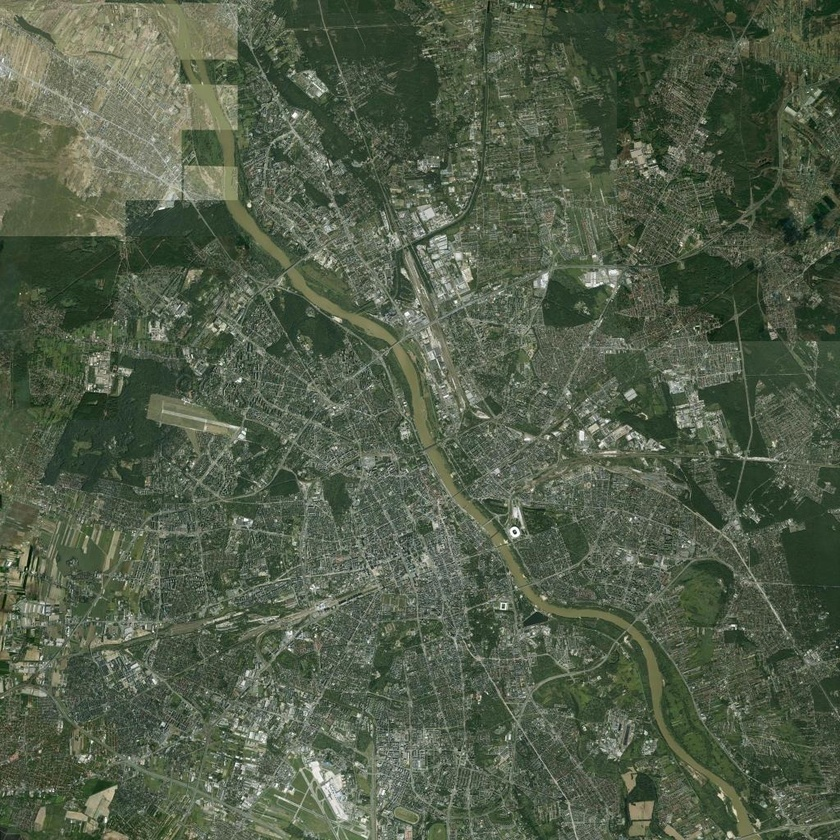
#> input picture data/urban.jpeg, 840 x 840 px, shrunk from 1024 x 1024 before the run
$ jupyter execute algebra.ipynb   (shell and % lines are left out)
#> lines starting #> are read from the running program, lines starting #| are printed output that depends on the picture
#Introduction to Linear Algebra and the world of probablitites

In this work-sheet, we shall do two activities. First of all we shall check the power of SVD. Then we shall check how may we generate data from an arbitrary distribution (given that we have the ability to generate data from a uniform distribution).

##Singular Value Decomposition
Lets load an image and try to do it's SVD.

Please note the way to access an image from your Google drive. Change the code accordingly (and load an image in your Google drive) to access to your own image!

Mark that we shall be using PIL's Image library, a useful set of powerful algorithms for image processing.

[cell 1]
import matplotlib.pyplot as plt
import numpy as np
import time

from PIL import Image

[cell 2]
from pathlib import Path

IMAGE_PATH = Path("data/urban.jpeg")  # satellite: urban (Warsaw)
assert IMAGE_PATH.exists(), f"Missing image: {IMAGE_PATH.resolve()}"

Lets load the image and convert that to a gray-scale version (so that we can treat it just like a 2D matrix). What will happen if its not gray-scale?

Mark how we have used the command $matrix$ to generate a matrix from the image!

[cell 3]
img = Image.open(IMAGE_PATH)
#> img is the input picture: PIL image 840x840 RGB; mean R, G, B 81.7, 93.4, 72.9
imggray = img.convert('L')

[cell 4]
imgmat = np.array(list(imggray.getdata(band=0)), float)
imgmat.shape = (imggray.size[1], imggray.size[0])
imgmat = np.matrix(imgmat)
plt.figure(figsize=(9,6))
plt.imshow(imgmat, cmap='gray')

###SVD

We can directly use the $svd$ command from Numpy to operate SVD on the matrix.

Lets first check how the image will look if we only use a single vector to reconstruct the image.

[cell 5]
U, sigma, V = np.linalg.svd(imgmat)
#> sigma = 840 values, max 74031.3 at index 0, min 0.126 at index 839, mean 590.1
reconstimg = np.matrix(U[:, :1]) * np.diag(sigma[:1]) * np.matrix(V[:1, :])
plt.imshow(reconstimg, cmap='gray');

Now lets check how does the sigma vector look like.

What do you observe? How many vecotrs can we use to get a decent reconstruction of the image?
What will happen if we omit the first 1-2 vectors (corresponding to the largest eigen values)?

[cell 6]
U.shape
sigma.shape
plt.plot(sigma)
#> figure, not shown here; curve peaks at x = 0, y = 74031.3

### Observations (urban satellite image)

**What do you observe on `sigma`?**
The singular values drop very quickly: the first few are huge, then the curve flattens near zero. Most of the image energy is in a small number of leading components.

**How many vectors are good enough?**
For this urban scene, about **50–70** leading components already give a decent reconstruction. `k=5` is too coarse; `k=20` starts to look like the city; beyond ~70 the visual gain is small.

**What if we omit the first 1–2 vectors?**
Quality gets worse (not better): we lose global brightness / main structure. The largest singular values are the most important ones.

[cell 7]
i = 70
j = 0
reconstimg = np.matrix(U[:, j:i]) * np.diag(sigma[j:i]) * np.matrix(V[j:i, :])
plt.imshow(reconstimg, cmap='gray');

### Largest k vs 10th, 11th, …, k+10

Assignment question: instead of the largest `k` eigenvalues/singular values, if we use the 10th, 11th, …, `(k+10)`th — do we get better images?

[cell 8]
# same number of components k, but skip the first 10
k = 70
# largest k: j=0, i=k
reconst_largest = np.matrix(U[:, 0:k]) * np.diag(sigma[0:k]) * np.matrix(V[0:k, :])
# 10 .. k+10
reconst_skip10 = np.matrix(U[:, 10:k+10]) * np.diag(sigma[10:k+10]) * np.matrix(V[10:k+10, :])
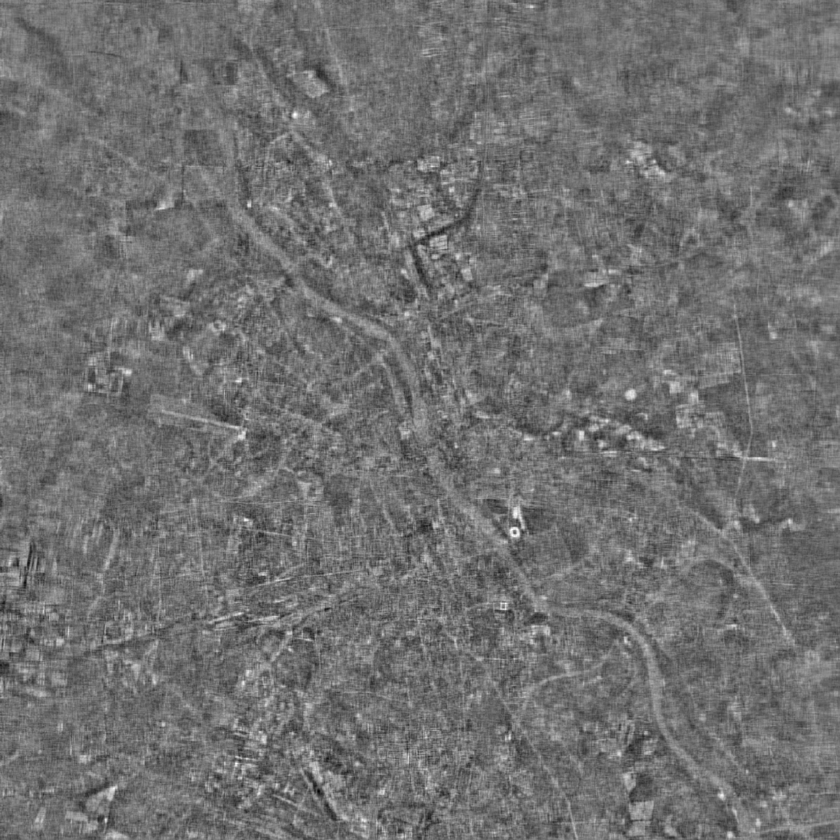
#> reconst_skip10: shape (840, 840) float64; min -99.96, max 125.7, mean 0; drawn with min black and max white

plt.figure(figsize=(12,5))
plt.subplot(1,2,1)
plt.imshow(reconst_largest, cmap='gray')
plt.title(f'largest k={k} (j=0)')
plt.subplot(1,2,2)
plt.imshow(reconst_skip10, cmap='gray')
plt.title(f'skip first 10 (j=10 .. {k+10})')
plt.show()

**Answer:** No — images are **worse**, not better.
Skipping the first 10 removes the most informative components (brightness + main layout). Keeping the same count `k` but starting at the 10th cannot beat using the largest `k`.

### Different terrains: forest / urban / ocean

Load satellite images of different terrains and check how many singular values are enough without clear perceptual degradation.

[cell 9]
def run_svd_preview(path, title, ks=(5, 30, 70)):
#> called with title = 'urban', ks = (5, 30, 70)
    img = Image.open(path).convert('L')
    mat = np.array(list(img.getdata(band=0)), float)
    mat.shape = (img.size[1], img.size[0])
    mat = np.matrix(mat)
    U, sigma, V = np.linalg.svd(mat)

    plt.figure(figsize=(12, 3.5))
    plt.subplot(1, len(ks)+2, 1)
    plt.imshow(mat, cmap='gray')
    plt.title(f'{title} original')
    plt.axis('off')
    plt.subplot(1, len(ks)+2, 2)
    plt.plot(sigma)
    plt.title('sigma')
    for t, k in enumerate(ks):
        rec = np.matrix(U[:, :k]) * np.diag(sigma[:k]) * np.matrix(V[:k, :])
        plt.subplot(1, len(ks)+2, t+3)
        plt.imshow(rec, cmap='gray')
        plt.title(f'k={k}')
        plt.axis('off')
    plt.suptitle(title)
    plt.tight_layout()
    plt.show()
#> figure, not shown here; panel 2: curve peaks at x = 0, y = 74031.3
    return sigma

sigma_urban = run_svd_preview(Path('data/urban.jpeg'), 'urban')
#> sigma_urban has the same summary as sigma
sigma_forest = run_svd_preview(Path('data/forest.jpeg'), 'forest')
#> call 2 of run_svd_preview, with title = 'forest', ks = (5, 30, 70)
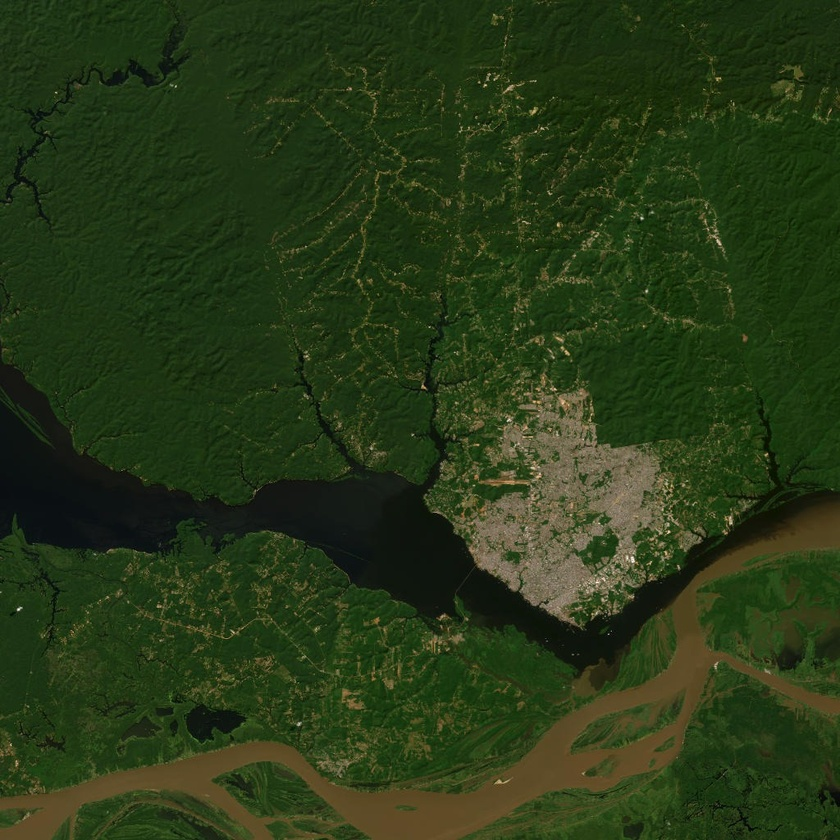
#> input picture data/forest.jpeg, 840 x 840 px, shrunk from 1024 x 1024 before the run
#> in run_svd_preview (call 2), `U, sigma, V = np.linalg.svd(mat)`: sigma = 840 values, max 40631.6 at index 0, min 0.132 at index 839, mean 288.8
#> the loop in run_svd_preview (call 2), `for t, k in enumerate(ks):` made 3 passes
#> pass 1, in run_svd_preview (call 2), `rec = np.matrix(U[:, :k]) * np.diag(sigma[:k]) * np.matrix(V[:k, :])`:
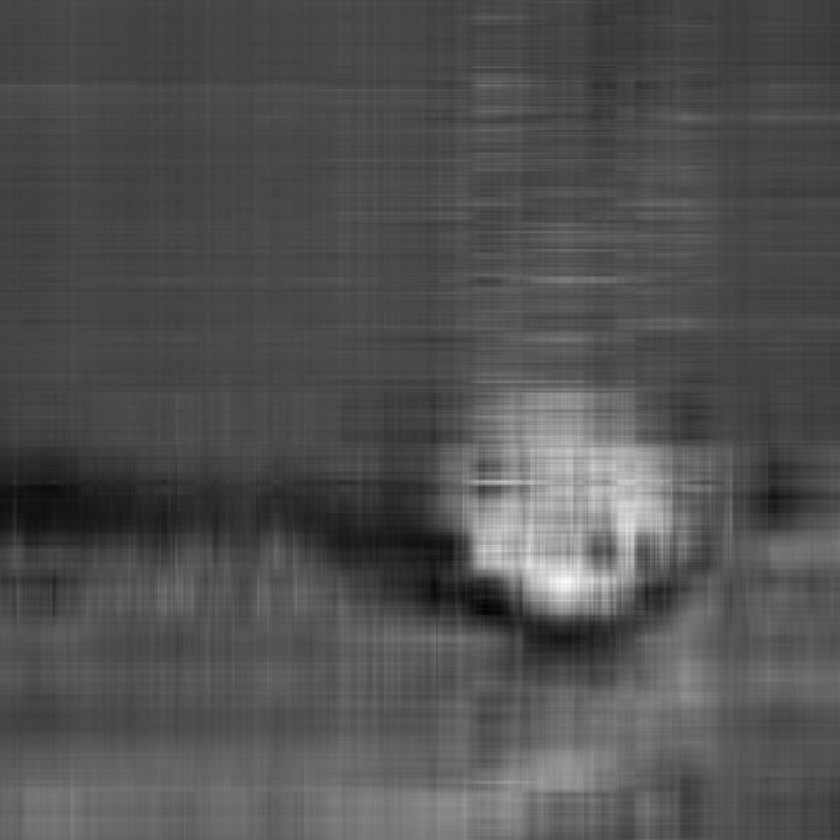
#> rec: shape (840, 840) float64; min -1.72, max 152, mean 47.5; drawn with min black and max white
#> sigma_forest has the same summary as sigma in run_svd_preview
sigma_ocean = run_svd_preview(Path('data/ocean.jpeg'), 'ocean')
#> call 3 of run_svd_preview, with title = 'ocean', ks = (5, 30, 70)
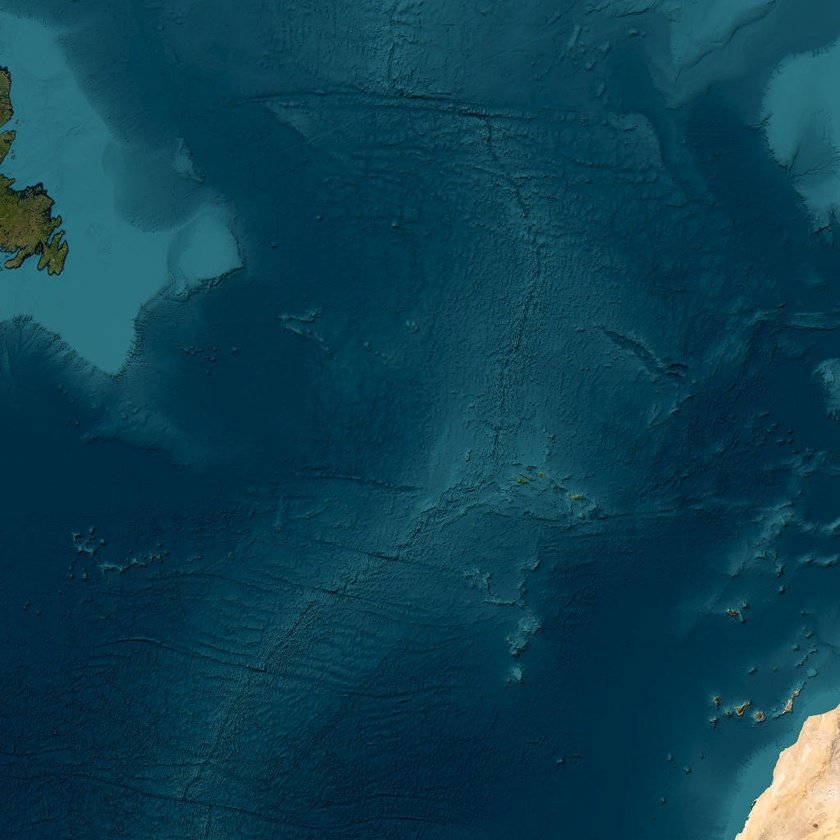
#> input picture data/ocean.jpeg, 840 x 840 px, shrunk from 1024 x 1024 before the run
#> in run_svd_preview (call 3), `img = Image.open(path).convert('L')`:
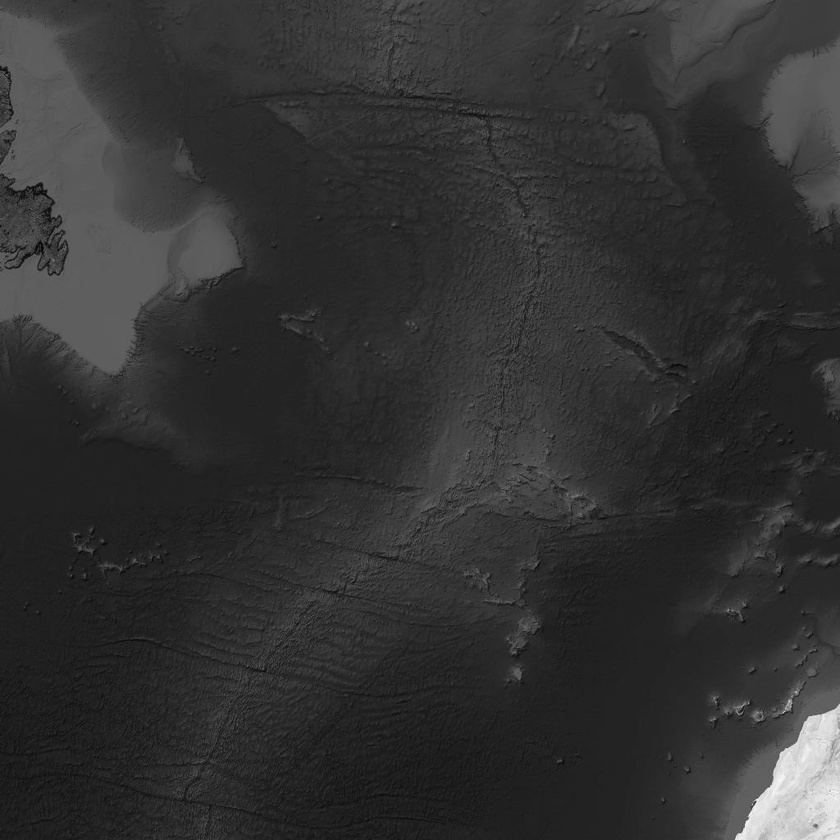
#> img: PIL image 840x840 L; min 2, max 252, mean 49.7
#> in run_svd_preview (call 3), `U, sigma, V = np.linalg.svd(mat)`:
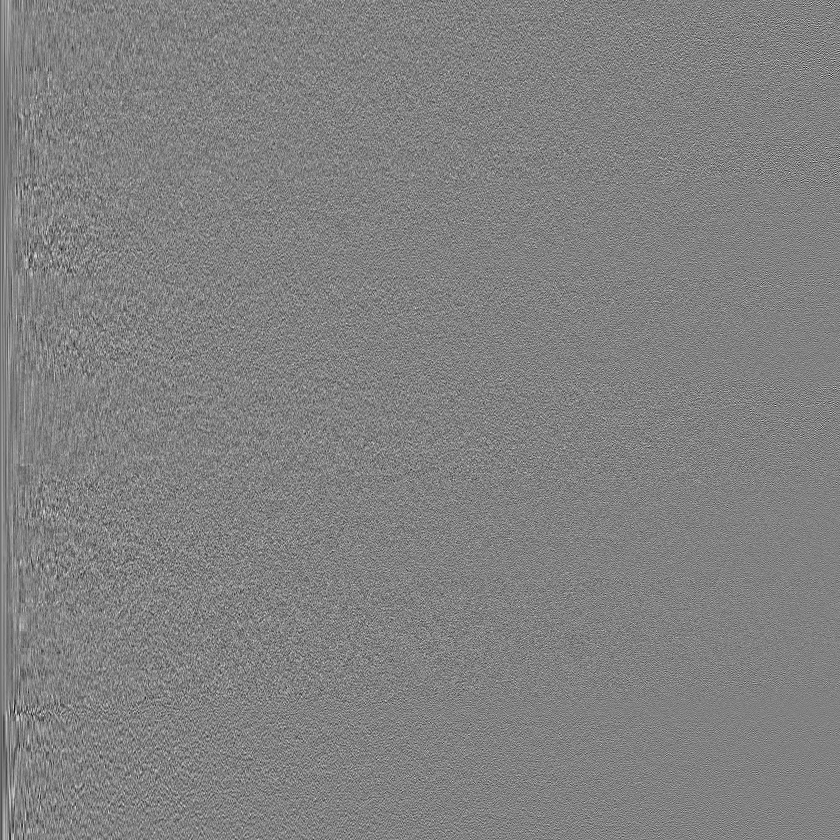
#> U: shape (840, 840) float64; min -0.22, max 0.213, mean -4.09e-05; drawn with min black and max white
#> in run_svd_preview (call 3), `U, sigma, V = np.linalg.svd(mat)`: sigma = 840 values, max 42885.9 at index 0, min 0.0134 at index 839, mean 216.8
#> in run_svd_preview (call 3), `plt.show()`:
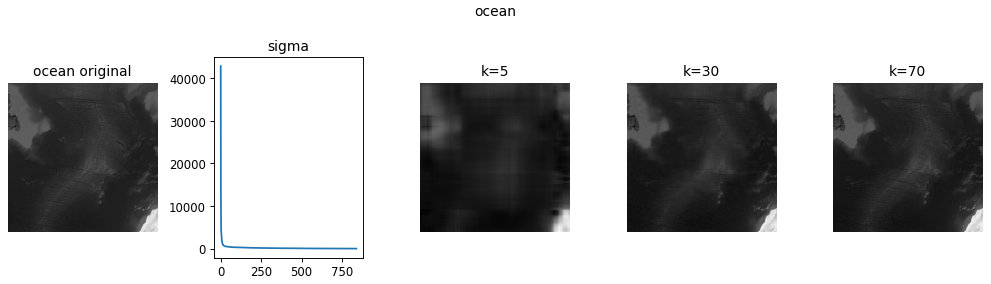
#> figure drawn by matplotlib, 5 panels; panel 2: curve peaks at x = 0, y = 42885.9
#> sigma_ocean has the same summary as sigma in run_svd_preview
